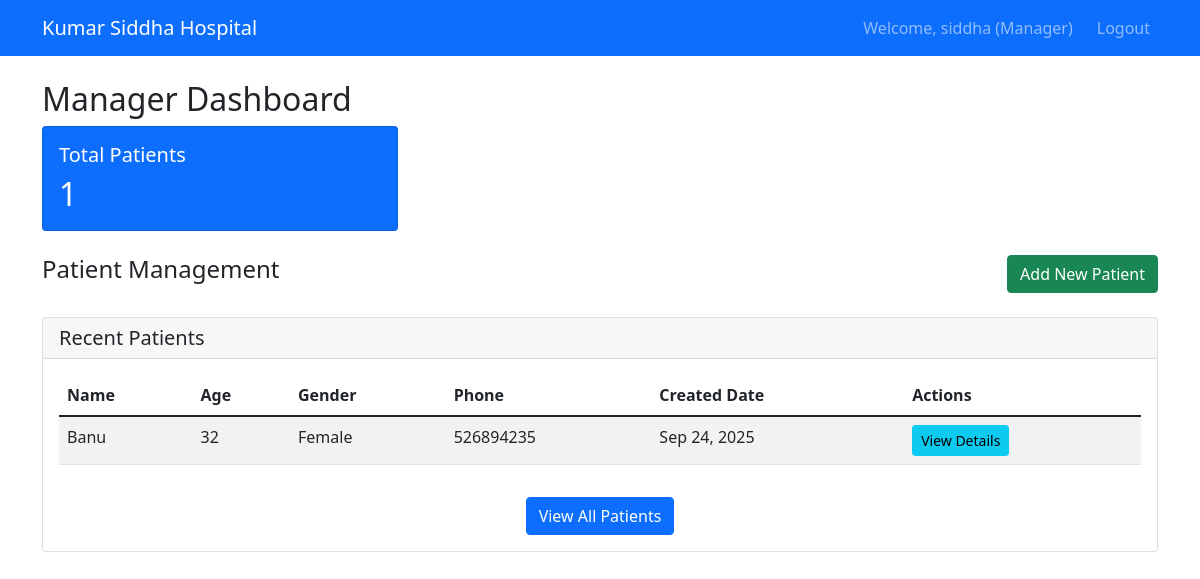
The page /patient/manager/dashboard/ (signed in) on the database its author committed.
### patient_management/models.py (models this page shows, shortened)
class Patient(models.Model):
    GENDER_CHOICES = [
        ('M', 'Male'),
        ('F', 'Female'),
        ('O', 'Other'),
    ]
    name = models.CharField(max_length=100)
    age = models.IntegerField()
    gender = models.CharField(max_length=1, choices=GENDER_CHOICES)
    phone = models.CharField(max_length=15, blank=True, null=True)
    address = models.TextField(blank=True, null=True)
    created_by = models.ForeignKey(User, on_delete=models.CASCADE, related_name='patients_created')
    created_at = models.DateTimeField(auto_now_add=True)
    updated_at = models.DateTimeField(auto_now=True)

### patient_management/views.py (the view)
# urls.py: path('manager/dashboard/', views.manager_dashboard, name='manager_dashboard'),
@login_required
@user_passes_test(is_manager)
def manager_dashboard(request):
    patients = Patient.objects.filter(created_by=request.user)
    total_patients = patients.count()
    context = {
        'patients': patients,
        'total_patients': total_patients,
    }
    return render(request, 'patient_management/manager_dashboard.html', context)

### patient_management/views.py (called while the page is built)
def is_manager(user):
    try:
        return user.userprofile.user_type == 'manager'
    except UserProfile.DoesNotExist:
        return False

### templates/patient_management/manager_dashboard.html (shortened to what this page needs)
<!DOCTYPE html>
<html lang="en">
<head>
    <link href="https://cdn.jsdelivr.net/npm/bootstrap@5.1.3/dist/css/bootstrap.min.css" rel="stylesheet">
</head>
<body>
    <nav class="navbar navbar-expand-lg navbar-dark bg-primary">
        <div class="container">
            <a class="navbar-brand" href="/patient/manager/dashboard/">Kumar Siddha Hospital</a>
            <div class="navbar-nav ms-auto">
                <span class="navbar-text me-3">Welcome, {{ request.user.get_full_name|default:request.user.username }} (Manager)</span>
                <a class="nav-link" href="/patient/logout/">Logout</a>
            </div>
        </div>
    </nav>
    <div class="container mt-4">
        <h2>Manager Dashboard</h2>
        <div class="row mb-4">
            <div class="col-md-4">
                <div class="card text-white bg-primary">
                    <div class="card-body">
                        <h5 class="card-title">Total Patients</h5>
                        <h2 class="card-text">{{ total_patients }}</h2>
                    </div>
                </div>
            </div>
        </div>
        <div class="d-flex justify-content-between align-items-center mb-4">
            <h4>Patient Management</h4>
            <a href="/patient/manager/patient/add/" class="btn btn-success">Add New Patient</a>
        </div>
        <div class="card">
            <div class="card-header">
                <h5 class="card-title mb-0">Recent Patients</h5>
            </div>
            <div class="card-body">
                {% if patients %}
                <div class="table-responsive">
                    <table class="table table-striped">
                        <thead>
                            <tr>
                                <th>Name</th>
                                <th>Age</th>
                                <th>Gender</th>
                                <th>Phone</th>
                                <th>Created Date</th>
                                <th>Actions</th>
                            </tr>
                        </thead>
                        <tbody>
                            {% for patient in patients %}
                            <tr>
                                <td>{{ patient.name }}</td>
                                <td>{{ patient.age }}</td>
                                <td>{{ patient.get_gender_display }}</td>
                                <td>{{ patient.phone|default:"-" }}</td>
                                <td>{{ patient.created_at|date:"M d, Y" }}</td>
                                <td>
                                    <a href="/patient/manager/patient/{{ patient.id }}/" class="btn btn-sm btn-info">View Details</a>
                                </td>
                            </tr>
                            {% endfor %}
                        </tbody>
                    </table>
                </div>
                <div class="text-center mt-3">
                    <a href="/patient/manager/patient/list/" class="btn btn-primary">View All Patients</a>
                </div>
                {% else %}
                <p class="text-center">No patients found. <a href="/patient/manager/patient/add/">Add your first patient</a></p>
                {% endif %}
            </div>
        </div>
    </div>
</body>
</html>

### rows shown on the page
Patient: name "Banu", age "32", gender "Female", phone "526894235", created_at "Sep 24, 2025"

### other values the page prints
{{ request.user.get_full_name|default:request.user.username }} "siddha"
{{ total_patients }} "1"
